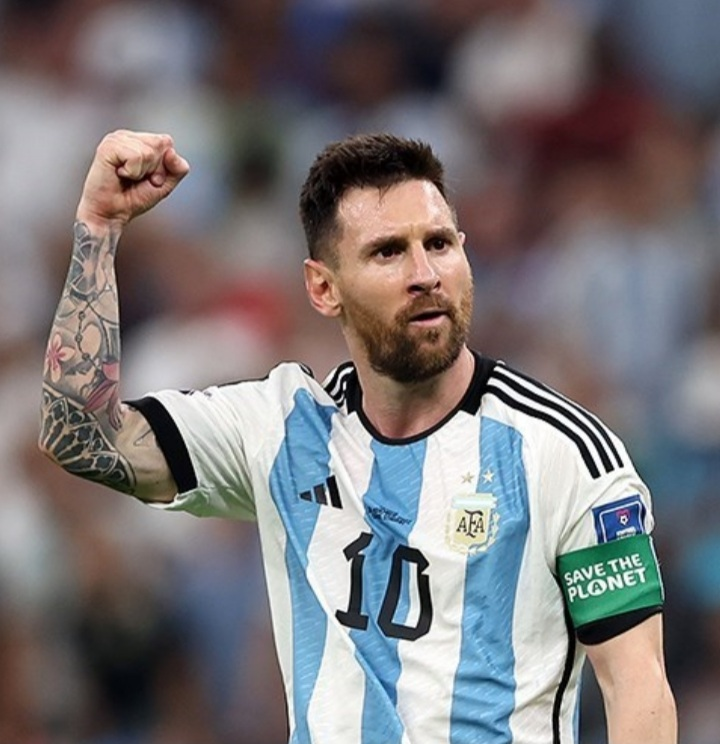
//> input picture Images/Messi.jpg, 720 x 744 px
$ ./colorDetect   (built with g++ and OpenCV 4)
//> lines starting //> are read from the running program, lines starting //| are printed output that depends on the picture; after the words box and inside, x2 and y2 are one past the last pixel; in counts of white or black regions, pixels touching at a corner belong together
#include <iostream>
#include <opencv2/imgcodecs.hpp>
#include <opencv2/opencv.hpp>
#include <opencv2/imgproc.hpp>
#include <opencv2/highgui.hpp>

using namespace std;
using namespace cv;

void getContours(Mat dilImg, Mat img){
    vector<vector<Point>> contours;
    vector<Vec4i> hierarchy;

    findContours(dilImg, contours, hierarchy, RETR_EXTERNAL, CHAIN_APPROX_SIMPLE);
    drawContours(img, contours, -1, Scalar(0,0,255));

    vector<vector<Point>> conPoly(contours.size());
    vector<Rect> boundRect(contours.size());

    for(int i=0; i<contours.size(); i++)
    {
        int area = contourArea(contours[i]);
        cout << "Area = " << area << endl;
        string objectType;

        if (area > 1000)
        {
            float perim = arcLength(contours[i], true);
            approxPolyDP(contours[i], conPoly[i], 0.02* perim, true);
            cout << "conPoly_size" << conPoly[i].size() << endl;
            boundRect[i] = boundingRect(conPoly[i]);

            int objCor = (int)conPoly[i].size();

            if (objCor == 3)
            {
                objectType = "Tri";
            }
            else if (objCor == 4)
            {
                float aspRatio = (float)boundRect[i].width / (float)boundRect[i].height;
                cout << "Aspect Ratio = " << aspRatio << endl;
                if (aspRatio > 0.95 && aspRatio < 1.05)
                {
                    objectType = "square";
                }
                else
                {
                    objectType = "Rectangle";
                }

            }
             else if (objCor > 4)
            {
                objectType = "Rectangle";
            }
            drawContours(img, conPoly, i, Scalar(255,0,0),2);

            rectangle(img, boundRect[i].tl(), boundRect[i].br(), Scalar(0,255,0), 5);
            putText(img, objectType, { boundRect[i].x, boundRect[i].y-5}, FONT_HERSHEY_PLAIN, 1, Scalar(0,69,255),2);

        }
    }


}

int main(){
    string img_path = "Images/Messi.jpg";
    Mat image = imread(img_path);
//> image is the input picture: 744 rows x 720 cols, CV_8UC3; mean B, G, R 118.7, 116.4, 120.5
    resize(image, image, Size(640,480));
//> image: 480 rows x 640 cols, CV_8UC3

    Mat grayImg, blurImg, cannyImg, dilateImg, erodeImg;
    cvtColor(image, grayImg, COLOR_BGR2GRAY);
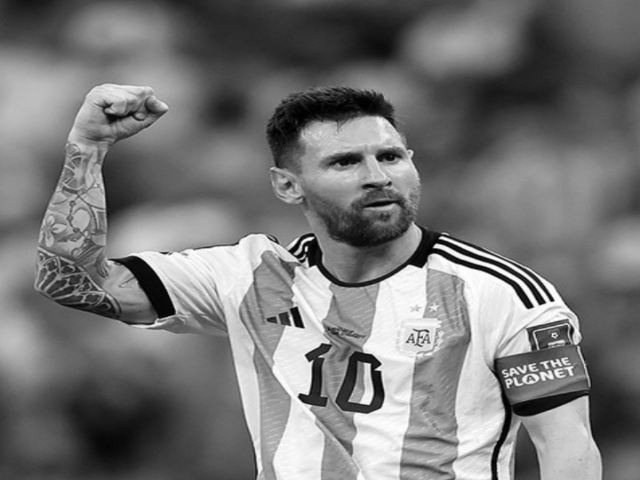
//> grayImg: 480 rows x 640 cols, CV_8UC1; min 0, max 255, mean 117.8
    GaussianBlur(grayImg, blurImg, Size(5,5),0,0);
    Canny(blurImg, cannyImg,25,120);
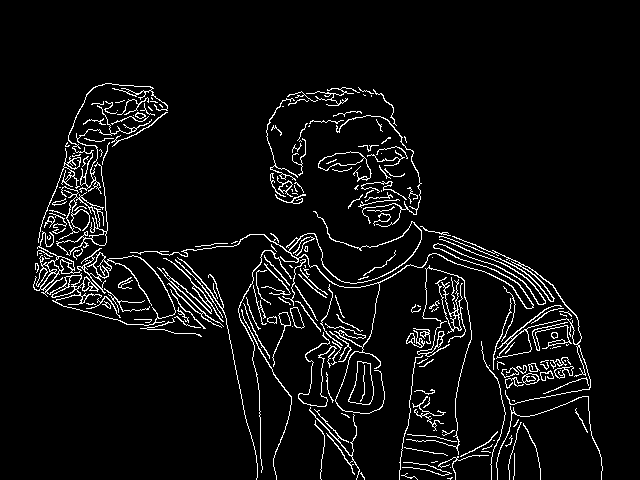
//> cannyImg: 480 rows x 640 cols, CV_8UC1; 5.5% white in thin lines or dots, all inside (x1, y1, x2, y2) = (33, 83, 603, 480)
    Mat kernel = getStructuringElement(MORPH_RECT, Size(3,3));
    dilate(cannyImg, dilateImg, kernel);
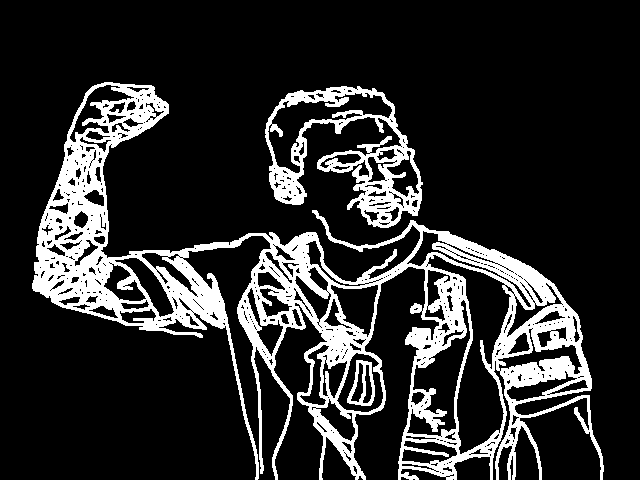
//> dilateImg: 480 rows x 640 cols, CV_8UC1; 17.1% white; 3 white regions, box (x1, y1, x2, y2) and area: (32, 82, 604, 480) 44849, (265, 86, 423, 228) 7088, (347, 360, 375, 406) 523
    erode(dilateImg, erodeImg, kernel);
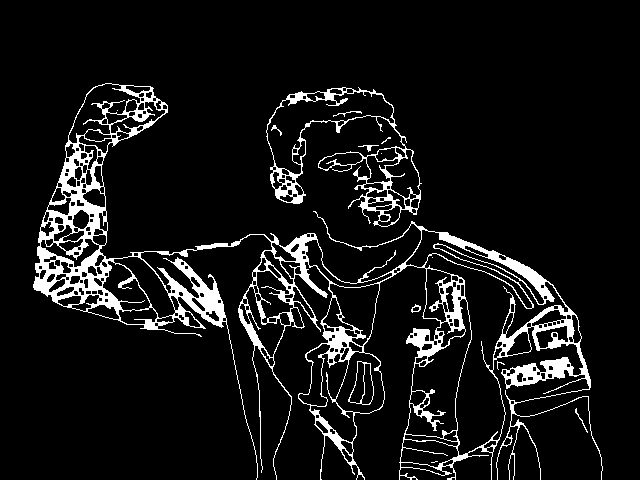
//> erodeImg: 480 rows x 640 cols, CV_8UC1; 8.4% white; 14 white regions (6 under 20 px)
    getContours(dilateImg, image);
//> in getContours, `findContours(dilImg, contours, hierarchy, RETR_EXTERNAL, CHAIN_APPROX_..`: contours = 2 contours; box (x1, y1, x2, y2) and area: (32, 82, 604, 480) 72956, (265, 86, 423, 228) 11482
//> in getContours, `drawContours(img, contours, -1, Scalar(0,0,255));`:
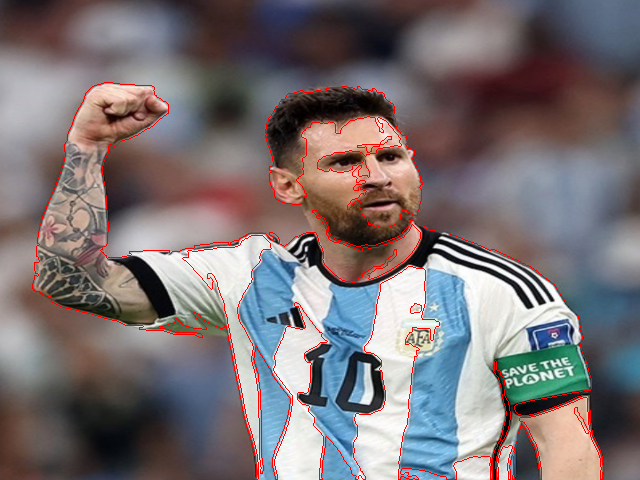
//> img: 480 rows x 640 cols, CV_8UC3; mean B, G, R 115.8, 113.4, 122.5
//> in getContours, `vector<vector<Point>> conPoly(contours.size());`: conPoly = 2 empty contours
//> the loop in getContours, `for(int i=0; i<contours.size(); i++)` made 2 passes
//> (area, perim, objCor) on passes 1 to 2: (11482, 1226.3, 11), (72956, 5705.5, 11)
//| Area = 11482
//| conPoly_size11
//| Area = 72956
//| conPoly_size11
//> pass 1, in getContours, `putText(img, objectType, { boundRect[i].x, boundRect[i].y-5}, FONT_HER..`:
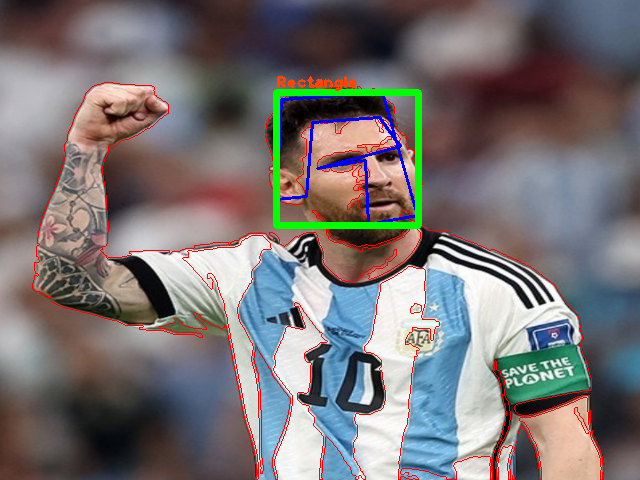
//> img: 480 rows x 640 cols, CV_8UC3; 1.97% of pixels changed, all inside (x1, y1, x2, y2) = (273, 76, 422, 229)
//> pass 2, in getContours, `putText(img, objectType, { boundRect[i].x, boundRect[i].y-5}, FONT_HER..`:
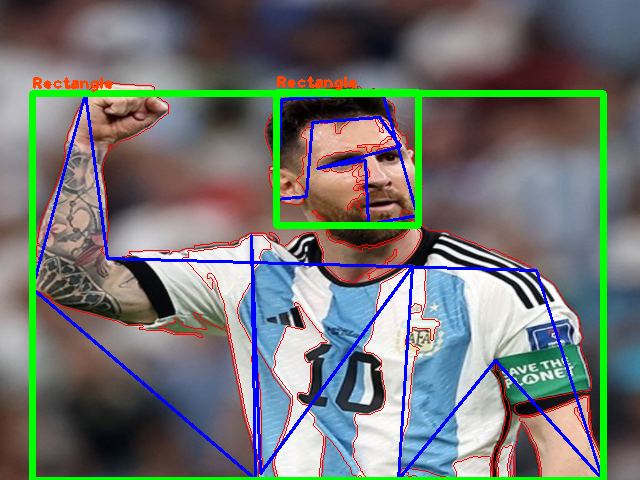
//> img: 480 rows x 640 cols, CV_8UC3; 5.89% of pixels changed, all inside (x1, y1, x2, y2) = (29, 77, 607, 480)

    imshow("Image", image);
// [6 lines of commented-out code are left out]
    waitKey(0);

}

$ run again, with Images/img.jpg copied over Images/Messi.jpg
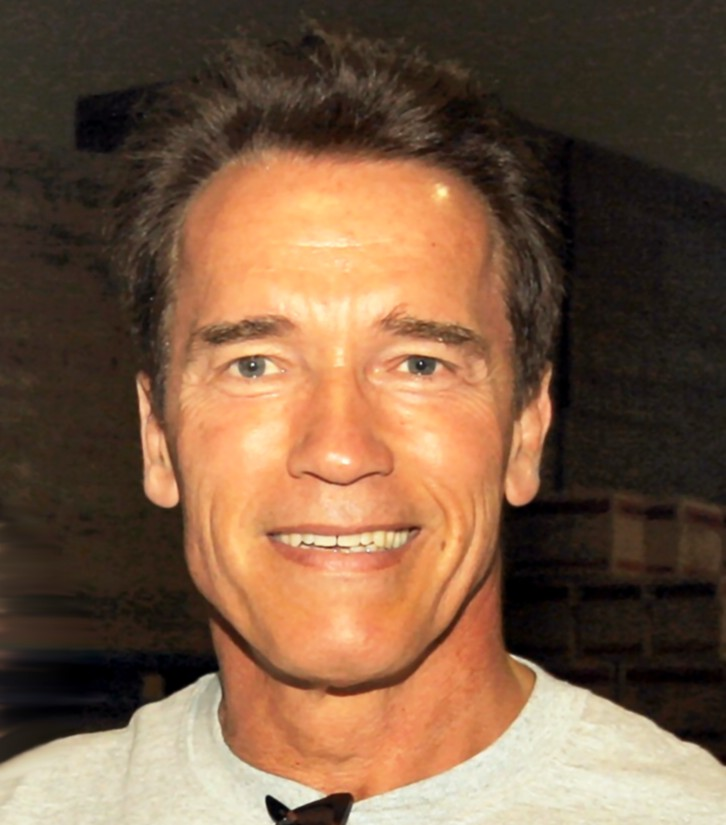
//> input picture Images/img.jpg, 726 x 825 px
//> image is the input picture: 825 rows x 726 cols, CV_8UC3; mean B, G, R 66.6, 90, 119.9
//> image: 480 rows x 640 cols, CV_8UC3
//> `Canny(blurImg, cannyImg,25,120);`:
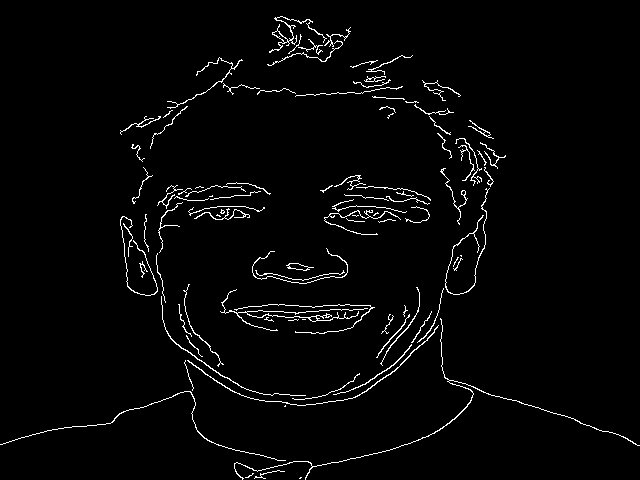
//> cannyImg: 480 rows x 640 cols, CV_8UC1; 2.5% white in thin lines or dots
//> dilateImg: 480 rows x 640 cols, CV_8UC1; 8.3% white; 23 white regions (1 under 20 px), largest, box (x1, y1, x2, y2) and area: (0, 137, 640, 480) 10910, (119, 54, 414, 150) 2479, (219, 288, 376, 335) 2213
//> erodeImg: 480 rows x 640 cols, CV_8UC1; 3.1% white in thin lines or dots
//> contours = 23 contours, 1 with area under 20; largest, box (x1, y1, x2, y2) and area: (0, 137, 640, 480) 27480, (219, 288, 376, 335) 2373, (266, 15, 352, 67) 2170, (119, 54, 414, 150) 1972, (119, 213, 159, 297) 1750
//> conPoly = 23 empty contours
//> the loop in getContours, `for(int i=0; i<contours.size(); i++)` made 23 passes
//> (area, perim, objCor) on passes 3, 7, 10, 15, 22, 23: (2373, 674.6, 9), (1750, 309.7, 7), (1182, 403.2, 7), (27479, 4113.2, 10), (1971, 1257.2, 9), (2170, 373.1, 10)
//> (printed output is left out)
//> after the loop in getContours, `for(int i=0; i<contours.size(); i++)`:
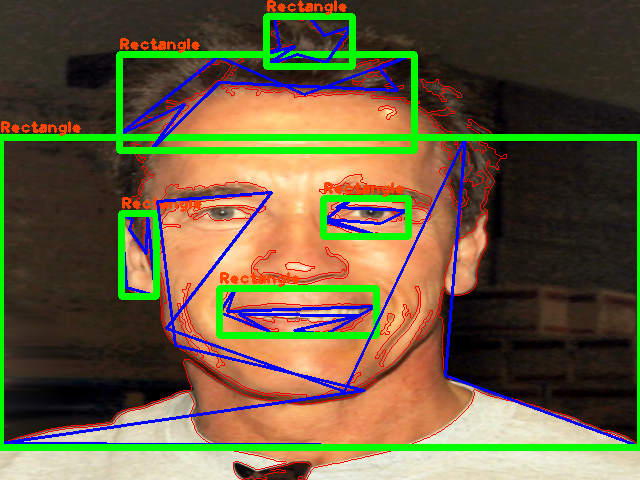
//> img: 480 rows x 640 cols, CV_8UC3; mean B, G, R 64, 94.5, 105.7
